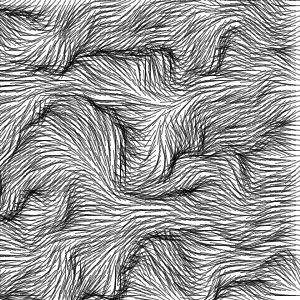
Frame 1 (no input)
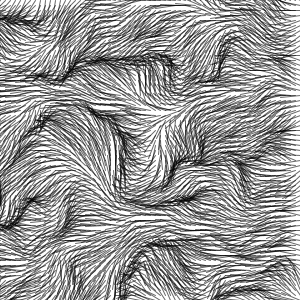
Frame 60 (the mouse pressed at the canvas centre just before this capture)
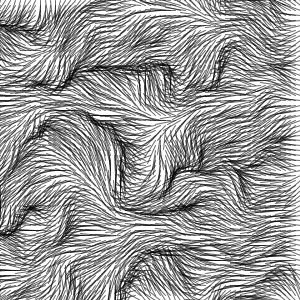
Frame 120 (the mouse held since frame 60 and released just before this capture)

The Processing sketch that drew these frames (run headless with seeded random() and noise(); from frame 60 on, the mouse is pressed at the canvas centre):

// Processing sketch: p5_5
// ── p5_5.pde
/*
* 2次元のノイズ(フレームループで動く)
*/
float xStart, xNoise, yStart, yNoise;
float xStartNoise, yStartNoise;

void setup() {
    size(300, 300);
    smooth();
    background(255);
    frameRate(24);

    xStartNoise = random(10);
    yStartNoise = random(10);
    xStart = random(10);
    yStart = random(10);
}

void draw() {
    background(255);
    
    xStart += 0.01;
    yStart += 0.01;
    xStart += (noise(xStartNoise) - 0.5) * 0.1;
    yStart += (noise(yStartNoise) - 0.5) * 0.1;
    
    xNoise = xStart;
    yNoise = yStart;
    
    for (int y = 0; y <=  height; y += 5) {
        yNoise += 0.1;
        xNoise = xStart;
        for (int x = 0;x <=  width;x += 5) {
            xNoise += 0.1;
            drawPoint(x, y, noise(xNoise, yNoise));
        }
    }
}

void drawPoint(float x, float y, float noiseFactor) {
    pushMatrix(); // 位置と回転を保存
    translate(x, y);
    rotate(noiseFactor * radians(360));
    stroke(0, 150);
    line(0, 0, 20, 0);
    popMatrix(); // 位置と回転を復元
}
